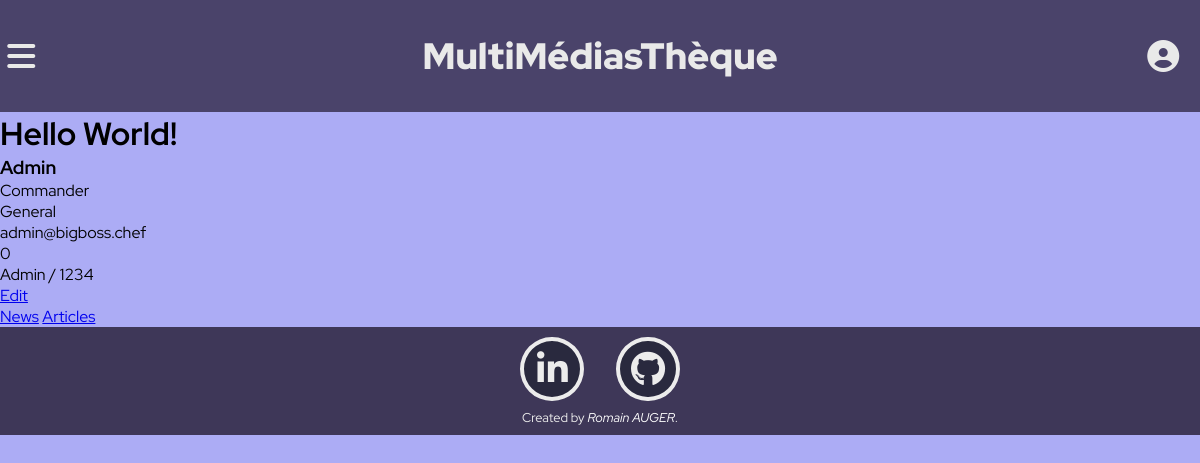
The app's page /index.php?page=account&Id=3 (signed in) with its own data.
### tables this page shows
CREATE TABLE "Users" (
	"Id"	INTEGER,
	"Firstname"	TEXT,
	"Lastname"	TEXT,
	"Pseudo"	TEXT,
	"Password"	TEXT,
	"Email"	TEXT,
	"Phone"	TEXT,
	"Biographie"	TEXT,
	PRIMARY KEY("Id" AUTOINCREMENT)
);

### Controls/account_controller.php (called while the page is built)
<?php
$bddPDO = new PDO('sqlite:Private/DataBase/Project_Database.db');
$bddPDO->setAttribute(PDO::ATTR_ERRMODE, PDO::ERRMODE_EXCEPTION);
$UserMana = new UsersManager($bddPDO);
$userProfil = $UserMana -> selectOneUser((int) $_SESSION["CurrentUser"]["Id"]);
require "Views/account.php";
?>

### index.php (called while the page is built, shortened)
<?php
require "Models/Users.php";
require "Models/UsersManager.php";
require "Views/layout.php";
?>

### Models/UsersManager.php (called while the page is built, shortened)
<?php
    class UsersManager{
        private $bddPDO;
        public function __construct(PDO $bddPDO) {
            $this->bddPDO = $bddPDO;
        }
        public function selectOneUser($Id){
            $query = $this->bddPDO->prepare("SELECT * FROM Users WHERE Id = :Id");
            $query -> bindValue(":Id", (int) $Id);
            $query-> execute();
            $query->setFetchMode(PDO::FETCH_CLASS  | PDO::FETCH_PROPS_LATE, "Users" );
            $select = $query->fetch();
            return $select;
        }
    }
?>

### Models/Users.php (called while the page is built, shortened)
<?php
    class Users {
        private $errors = [],
        $Id,
        $Firstname,
        $Lastname,
        $Pseudo,
        $Password,
        $Email,
        $Phone,
        $Biographie = "";
        public function getLastname(){
            return $this->Lastname;
        }
        public function getFirstname(){
            return $this->Firstname;
        }
        public function getPseudo(){
            return $this->Pseudo;
        }
        public function getEmail(){
            return $this->Email;
        }
        public function getPhone(){
            return $this->Phone;
        }
        public function getBiographie(){
            return $this->Biographie;
        }
    }
?>

### Views/account.php (the view)
<h1>Hello World!</h1>
<article>
    <h3><?= $userProfil->getPseudo(); ?></h3>
    <p><?= $userProfil->getFirstname(); ?></p>
    <p><?= $userProfil->getLastname(); ?></p>
    <p><?= $userProfil->getEmail(); ?></p>
    <p><?= $userProfil->getPhone(); ?></p>
    <p><?= $userProfil->getBiographie(); ?></p>
    <a href="?page=edit_user">Edit</a>
</article>
<?php if($_SESSION["CurrentUser"]["Pseudo"] === "Admin"){ ?>
    <a href="?page=news_list">News</a>
    <a href="?page=article_list">Articles</a>
<?php }; ?>

### Assets/Style/style.css (style rules this page uses)
* { margin: 0; padding: 0; font-family: 'Red Hat Display'; }
html { width: 100%; }
html body { width: 100%; display: flex; flex-direction: column; justify-content: space-between; background-color: rgb(172, 172, 245); }

### records on screen
users: Pseudo "Admin", Firstname "Commander", Lastname "General", Email "admin@bigboss.chef", Phone "0", Biographie "Admin / 1234"
